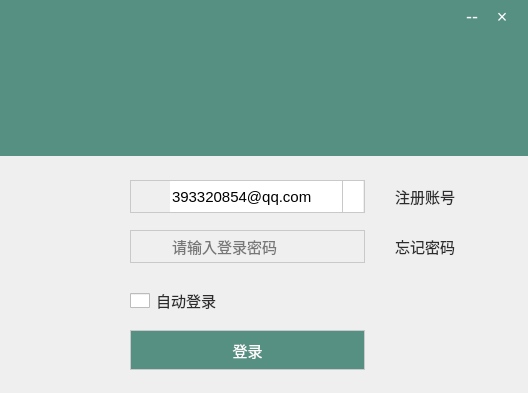
<?xml version="1.0" encoding="UTF-8"?>
<ui version="4.0">
 <class>LoginWidget</class>
 <widget class="QWidget" name="LoginWidget">
  <property name="geometry">
   <rect>
    <x>0</x>
    <y>0</y>
    <width>528</width>
    <height>393</height>
   </rect>
  </property>
  <property name="windowTitle">
   <string>Form</string>
  </property>
  <property name="styleSheet">
   <string notr="true">* {	font-family: &quot;微软雅黑&quot;; font-size: 15px;}
QLabel#labelLogo {
	background: #569082;
	outline:none;
	color:#333;
}

QPushButton#btnMin, QPushButton#btnClose {
	background: transparent;
	border: none;
	color: #ffffff;
	font-size: 18px;
}

QPushButton#btnMin:hover {
	background: #af1d1d1d;
}

QPushButton#btnClose:hover {
	background: red;
}

QPushButton#btnLogin {
	border: 1px solid #c9c9c9;
	background: #569082;
	color:#ffffff;
	font-family: &quot;微软雅黑&quot;;
	font-size: 15px;
}

QLabel#labelId, QLabel#labelPasswd,QCheckBox#cbkAuto {
	font-family: &quot;微软雅黑&quot;;
	font-size: 15px;
	color: rgb(46, 44, 45);
}
QCheckBox::indicator 
{
	width: 15px;
 	height: 15px;
	margin-right:5px;
}

QWidget#widgetPasswd, QWidget#widgetUser {
	border: 1px solid #c9c9c9;
}

QLineEdit {
	border: none;
	background: transparent;
}

QComboBox{
	border: none;
}

QComboBox::drop-down {
	subcontrol-origin: padding;
	subcontrol-position: top right;
	width: 20px; 
	border-left-width: 1px;
	border-left-style: solid;
	border-top-right-radius: 3px;
	border-bottom-right-radius: 3px;
	border-left-color: #c9c9c9;
}

QComboBox::down-arrow,QDateEdit::down-arrow {
	image: url(:/images/array_down.png);
}

QComboBox QAbstractItemView {
    border: 1px solid #c9c9c9;
    selection-background-color: #569082;
}
QComboBox QAbstractItemView::item {
    border: 1px solid #ff0000;
	
    selection-background-color: #569082;
}
</string>
  </property>
  <widget class="QLabel" name="labelLogo">
   <property name="geometry">
    <rect>
     <x>0</x>
     <y>0</y>
     <width>528</width>
     <height>156</height>
    </rect>
   </property>
   <property name="styleSheet">
    <string notr="true"/>
   </property>
   <property name="text">
    <string/>
   </property>
   <property name="pixmap">
    <pixmap resource="loginimage.qrc">:/images/logo.png</pixmap>
   </property>
   <property name="alignment">
    <set>Qt::AlignCenter</set>
   </property>
  </widget>
  <widget class="QPushButton" name="btnMin">
   <property name="geometry">
    <rect>
     <x>460</x>
     <y>4</y>
     <width>24</width>
     <height>24</height>
    </rect>
   </property>
   <property name="minimumSize">
    <size>
     <width>24</width>
     <height>24</height>
    </size>
   </property>
   <property name="maximumSize">
    <size>
     <width>24</width>
     <height>24</height>
    </size>
   </property>
   <property name="toolTip">
    <string extracomment="最小化"/>
   </property>
   <property name="text">
    <string>--</string>
   </property>
  </widget>
  <widget class="QPushButton" name="btnClose">
   <property name="geometry">
    <rect>
     <x>490</x>
     <y>4</y>
     <width>24</width>
     <height>24</height>
    </rect>
   </property>
   <property name="minimumSize">
    <size>
     <width>24</width>
     <height>24</height>
    </size>
   </property>
   <property name="maximumSize">
    <size>
     <width>24</width>
     <height>24</height>
    </size>
   </property>
   <property name="toolTip">
    <string>&lt;html&gt;&lt;head/&gt;&lt;body&gt;&lt;p&gt;&lt;span style=&quot; font-size:8pt;&quot;&gt;close&lt;/span&gt;&lt;/p&gt;&lt;/body&gt;&lt;/html&gt;</string>
   </property>
   <property name="text">
    <string>×</string>
   </property>
  </widget>
  <widget class="QWidget" name="widgetUser" native="true">
   <property name="geometry">
    <rect>
     <x>130</x>
     <y>180</y>
     <width>235</width>
     <height>33</height>
    </rect>
   </property>
   <widget class="QLabel" name="label_2">
    <property name="geometry">
     <rect>
      <x>10</x>
      <y>6</y>
      <width>22</width>
      <height>20</height>
     </rect>
    </property>
    <property name="text">
     <string/>
    </property>
    <property name="pixmap">
     <pixmap resource="loginimage.qrc">:/images/person.png</pixmap>
    </property>
   </widget>
   <widget class="QComboBox" name="comboBox">
    <property name="geometry">
     <rect>
      <x>40</x>
      <y>1</y>
      <width>193</width>
      <height>31</height>
     </rect>
    </property>
    <property name="editable">
     <bool>true</bool>
    </property>
    <item>
     <property name="text">
      <string>393320854@qq.com</string>
     </property>
    </item>
    <item>
     <property name="text">
      <string>lynnhua@163.com</string>
     </property>
    </item>
    <item>
     <property name="text">
      <string>dengmc4@163.com</string>
     </property>
    </item>
   </widget>
  </widget>
  <widget class="QLabel" name="labelId">
   <property name="geometry">
    <rect>
     <x>375</x>
     <y>180</y>
     <width>100</width>
     <height>33</height>
    </rect>
   </property>
   <property name="text">
    <string>注册账号</string>
   </property>
   <property name="alignment">
    <set>Qt::AlignCenter</set>
   </property>
  </widget>
  <widget class="QWidget" name="widgetPasswd" native="true">
   <property name="geometry">
    <rect>
     <x>130</x>
     <y>230</y>
     <width>235</width>
     <height>33</height>
    </rect>
   </property>
   <property name="styleSheet">
    <string notr="true"/>
   </property>
   <widget class="QLabel" name="label">
    <property name="geometry">
     <rect>
      <x>10</x>
      <y>6</y>
      <width>22</width>
      <height>20</height>
     </rect>
    </property>
    <property name="text">
     <string/>
    </property>
    <property name="pixmap">
     <pixmap resource="loginimage.qrc">:/images/passwd.png</pixmap>
    </property>
   </widget>
   <widget class="QLineEdit" name="lineEdit">
    <property name="geometry">
     <rect>
      <x>40</x>
      <y>2</y>
      <width>190</width>
      <height>29</height>
     </rect>
    </property>
    <property name="placeholderText">
     <string>请输入登录密码</string>
    </property>
   </widget>
  </widget>
  <widget class="QLabel" name="labelPasswd">
   <property name="geometry">
    <rect>
     <x>375</x>
     <y>230</y>
     <width>100</width>
     <height>33</height>
    </rect>
   </property>
   <property name="text">
    <string>忘记密码</string>
   </property>
   <property name="alignment">
    <set>Qt::AlignCenter</set>
   </property>
  </widget>
  <widget class="QCheckBox" name="cbkAuto">
   <property name="geometry">
    <rect>
     <x>130</x>
     <y>290</y>
     <width>111</width>
     <height>21</height>
    </rect>
   </property>
   <property name="text">
    <string>自动登录</string>
   </property>
  </widget>
  <widget class="QPushButton" name="btnLogin">
   <property name="geometry">
    <rect>
     <x>130</x>
     <y>330</y>
     <width>235</width>
     <height>40</height>
    </rect>
   </property>
   <property name="text">
    <string>登录</string>
   </property>
  </widget>
 </widget>
 <resources>
  <include location="loginimage.qrc"/>
 </resources>
 <connections>
  <connection>
   <sender>btnClose</sender>
   <signal>clicked()</signal>
   <receiver>LoginWidget</receiver>
   <slot>close()</slot>
   <hints>
    <hint type="sourcelabel">
     <x>501</x>
     <y>12</y>
    </hint>
    <hint type="destinationlabel">
     <x>500</x>
     <y>314</y>
    </hint>
   </hints>
  </connection>
  <connection>
   <sender>btnMin</sender>
   <signal>clicked()</signal>
   <receiver>LoginWidget</receiver>
   <slot>showMinimized()</slot>
   <hints>
    <hint type="sourcelabel">
     <x>475</x>
     <y>9</y>
    </hint>
    <hint type="destinationlabel">
     <x>479</x>
     <y>288</y>
    </hint>
   </hints>
  </connection>
 </connections>
</ui>
